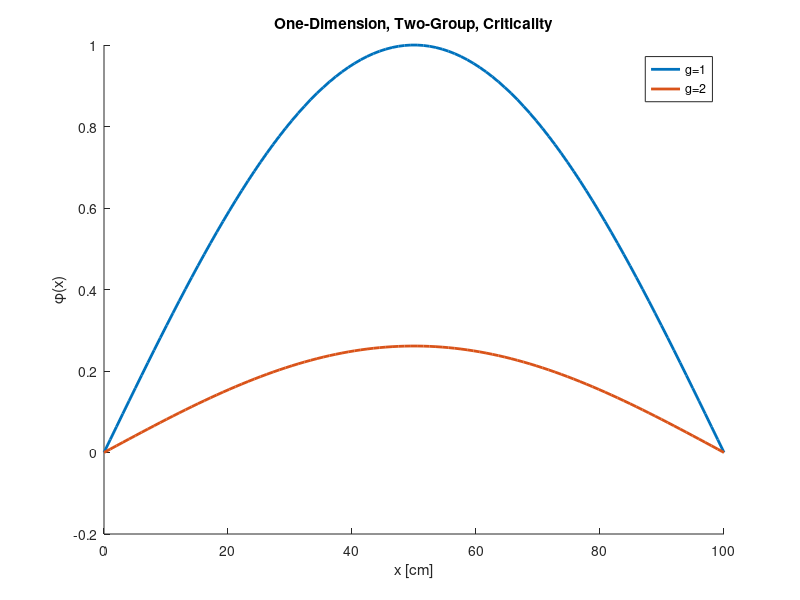

MATLAB code for this plot:
clear
close all

Lx = 100;
LW = 2;
ntest = 100;

D1 = 1.3466;
D2 = 0.37169;
sigma_r1 = 2.5255e-2;
sigma_r2 = 6.4277e-2;
nusf1 = 4.4488e-3;
nusf2 = 7.3753e-2;
sigma_1to2 = 1.6893e-2;

B = pi/Lx;
c = sigma_1to2/ (D2*B^2+sigma_r2);
keff = (nusf1+nusf2*c)/(D1*B^2+sigma_r1);

fun1 = @(x)(sin((pi/Lx)*x));
fun2 = @(x)(c*sin((pi/Lx)*x));

xtest = linspace(0,Lx,ntest);
ytest = zeros(2,ntest);
for i = 1:ntest
    ytest(1,i) = fun1(xtest(i));
    ytest(2,i) = fun2(xtest(i));
end


figure
hold on
title('One-Dimension, Two-Group, Criticality')
plot(xtest,ytest(1,:),'LineWidth',LW)
plot(xtest,ytest(2,:),'LineWidth',LW)
legend({'g=1','g=2'})
xlabel('x [cm]')
ylabel('\phi(x)')
hold off